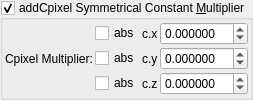
    <widget class="MyGroupBox" name="groupCheck_transf_addCpixel_enabled_false">
     <property name="toolTip">
      <string>&lt;html&gt;&lt;head/&gt;&lt;body&gt;&lt;p&gt;Cpixel is CVector3 c = ( c.x, c.y, c.z). It is each original point (pixel) in 3D space where the iteration starts from, ( c = original z for each point .) It is commonly found in formula structures z = f(z) + c.&lt;/p&gt;&lt;p&gt;The Cpixel multiplier effectively scales this point &amp;quot;c&amp;quot; towards the origin.&lt;/p&gt;&lt;p&gt;This transform allows the addition or subtraction of Cpixel, dependent on whether z is postive or negative.&lt;/p&gt;&lt;p&gt;e.g if &lt;span style=&quot; font-style:italic;&quot;&gt;z.x&lt;/span&gt; is positive then &lt;span style=&quot; font-style:italic;&quot;&gt;fabs(c.x)&lt;/span&gt; is added, if &lt;span style=&quot; font-style:italic;&quot;&gt;z.x&lt;/span&gt; is negative then &lt;span style=&quot; font-style:italic;&quot;&gt;fabs(c)&lt;/span&gt; is subtracted. &lt;/p&gt;&lt;p&gt;Also try negative addCpixel constant multipliers.&lt;/p&gt;&lt;p&gt;If checkBoxes are disabled then Cpixel remains signed.&lt;/p&gt;&lt;p&gt;&lt;br/&gt;&lt;/p&gt;&lt;/body&gt;&lt;/html&gt;</string>
     </property>
     <property name="title">
      <string>addCpixel Symmetrical Constant &amp;Multiplier</string>
     </property>
     <property name="checkable">
      <bool>true</bool>
     </property>
     <layout class="QVBoxLayout" name="verticalLayout_49">
      <property name="spacing">
       <number>2</number>
      </property>
      <property name="leftMargin">
       <number>2</number>
      </property>
      <property name="topMargin">
       <number>2</number>
      </property>
      <property name="rightMargin">
       <number>2</number>
      </property>
      <property name="bottomMargin">
       <number>2</number>
      </property>
      <item>
       <layout class="QGridLayout" name="gridLayout_23" columnstretch="0,0,0,1">
        <property name="spacing">
         <number>2</number>
        </property>
        <item row="0" column="3">
         <widget class="MyDoubleSpinBox" name="spinbox3_transf_offsetF_000_x">
          <property name="sizePolicy">
           <sizepolicy hsizetype="Minimum" vsizetype="Maximum">
            <horstretch>0</horstretch>
            <verstretch>0</verstretch>
           </sizepolicy>
          </property>
          <property name="prefix">
           <string/>
          </property>
          <property name="suffix">
           <string/>
          </property>
          <property name="decimals">
           <number>6</number>
          </property>
          <property name="minimum">
           <double>-99.989999999999995</double>
          </property>
          <property name="maximum">
           <double>99.989999999999995</double>
          </property>
          <property name="singleStep">
           <double>0.010000000000000</double>
          </property>
         </widget>
        </item>
        <item row="0" column="2">
         <widget class="QLabel" name="label_109">
          <property name="text">
           <string notr="true">c.x</string>
          </property>
         </widget>
        </item>
        <item row="1" column="3">
         <widget class="MyDoubleSpinBox" name="spinbox3_transf_offsetF_000_y">
          <property name="sizePolicy">
           <sizepolicy hsizetype="Minimum" vsizetype="Maximum">
            <horstretch>0</horstretch>
            <verstretch>0</verstretch>
           </sizepolicy>
          </property>
          <property name="prefix">
           <string/>
          </property>
          <property name="suffix">
           <string/>
          </property>
          <property name="decimals">
           <number>6</number>
          </property>
          <property name="minimum">
           <double>-99.989999999999995</double>
          </property>
          <property name="maximum">
           <double>99.989999999999995</double>
          </property>
          <property name="singleStep">
           <double>0.010000000000000</double>
          </property>
         </widget>
        </item>
        <item row="2" column="3">
         <widget class="MyDoubleSpinBox" name="spinbox3_transf_offsetF_000_z">
          <property name="sizePolicy">
           <sizepolicy hsizetype="Minimum" vsizetype="Maximum">
            <horstretch>0</horstretch>
            <verstretch>0</verstretch>
           </sizepolicy>
          </property>
          <property name="prefix">
           <string/>
          </property>
          <property name="suffix">
           <string/>
          </property>
          <property name="decimals">
           <number>6</number>
          </property>
          <property name="minimum">
           <double>-99.989999999999995</double>
          </property>
          <property name="maximum">
           <double>99.989999999999995</double>
          </property>
          <property name="singleStep">
           <double>0.010000000000000</double>
          </property>
         </widget>
        </item>
        <item row="1" column="2">
         <widget class="QLabel" name="label_110">
          <property name="text">
           <string notr="true">c.y</string>
          </property>
         </widget>
        </item>
        <item row="2" column="2">
         <widget class="QLabel" name="label_111">
          <property name="text">
           <string notr="true">c.z</string>
          </property>
         </widget>
        </item>
        <item row="2" column="1">
         <widget class="MyCheckBox" name="checkBox_transf_function_enabledz">
          <property name="text">
           <string notr="true">abs</string>
          </property>
         </widget>
        </item>
        <item row="0" column="1">
         <widget class="MyCheckBox" name="checkBox_transf_function_enabledx">
          <property name="text">
           <string notr="true">abs</string>
          </property>
         </widget>
        </item>
        <item row="1" column="1">
         <widget class="MyCheckBox" name="checkBox_transf_function_enabledy">
          <property name="text">
           <string notr="true">abs</string>
          </property>
         </widget>
        </item>
        <item row="0" column="0" rowspan="3">
         <widget class="QLabel" name="label_112">
          <property name="text">
           <string>Cpixel Multiplier:</string>
          </property>
          <property name="wordWrap">
           <bool>true</bool>
          </property>
         </widget>
        </item>
       </layout>
      </item>
     </layout>
    </widget>
